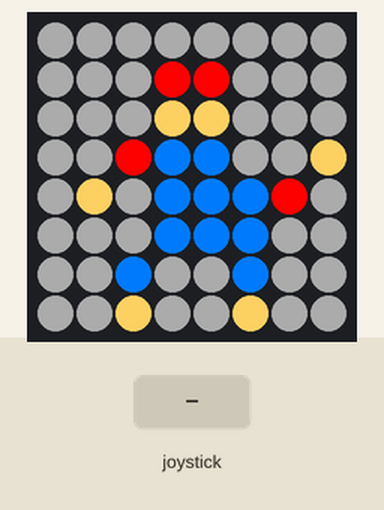
A program run on a simulated Raspberry Pi (BCM pin numbers) with a Sense HAT. Shown: the Sense HAT's 8×8 RGB LED matrix. The test bench sets the inputs (shaded band).

Above: at 1.2 s.
1.3 s: joystick pushed up
At 1.6 s:
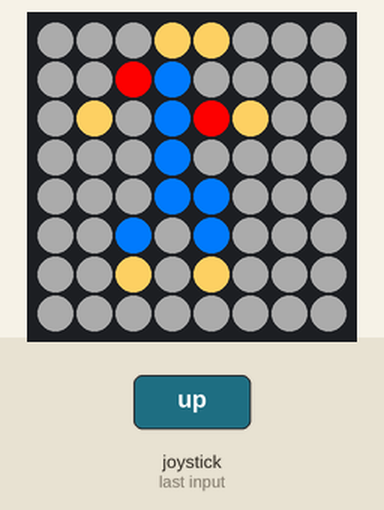
Timing chart, 0 to 4.3 s (numbered marks = the images above; inputs shaded):
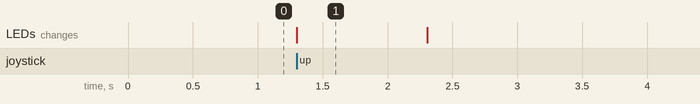

The program:

mario.py
```python
from sense_hat import SenseHat
import time


sense = SenseHat()
sense.set_rotation(180)

sense.clear()

X = [255, 0, 0]  # Red
S = [255, 204, 102] #Skin
B = [0, 120, 255] #Blue
O = [50, 50, 50]  # White

mario = [
O, O, O, O, O, O, O, O,
O, O, O, X, X, O, O, O,
O, O, O, S, S, O, O, O,
O, O, X, B, B, O, O, S,
O, S, O, B, B, B, X, O,
O, O, O, B, B, B, O, O,
O, O, B, O, O, B, O, O,
O, O, S, O, O, S, O, O
]

marioJump = [
O, O, O, S, S, O, O, O,
O, O, X, B, O, O, O, O,
O, S, O, B, X, S, O, O,
O, O, O, B, O, O, O, O,
O, O, O, B, B, O, O, O,
O, O, B, O, B, O, O, O,
O, O, S, O, S, O, O, O,
O, O, O, O, O, O, O, O

]
sense.set_pixels(mario)


while('true'):
    event = sense.stick.wait_for_event()

    if event.direction == 'up':
        sense.clear()
        sense.set_pixels(marioJump)
        time.sleep(0.5)
        sense.set_pixels(mario)
```

Measured:
- after the input at 1.3 s, the LEDs: change at once (image 1)
- what the display in image 1 shows lasts 1.0 s, from 1.3 s to 2.3 s
